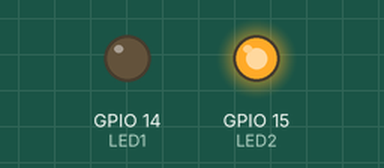
Recording of a program running on a simulated Raspberry Pi (BCM pin numbers). Parts: output pins drawn as LEDs (lit = HIGH).

Above: at 1.0 s.
At 2.5 s:
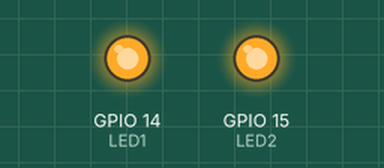
Timing chart, 0 to 9.2 s (numbered marks = the images above):
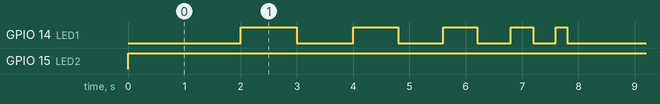

Measured:
- by itself, GPIO 15 (LED2): LOW → HIGH at 0.00 s
- by itself, GPIO 14 (LED1): repeats every 8.0 s: LOW 1.0 s, HIGH 0.80 s, LOW 0.80 s, HIGH 0.60 s, LOW 0.60 s, HIGH 0.40 s, LOW 0.40 s, HIGH 0.20 s, LOW 2.2 s, HIGH 1.0 s
- by itself, everything shown: repeats every 8.0 s, in 10 steps

The program:

ex2.py
```python
from gpiozero import LED
from time import sleep

LED1 = LED(14)
LED2 = LED(15)

while True:
    t = 1;
    LED2.on()
    sleep(2)
    for _ in range (6):
        LED1.on()
        sleep(t)
        LED1.off()
        sleep(t)
        t -= 0.2
    LED2.off()
```
